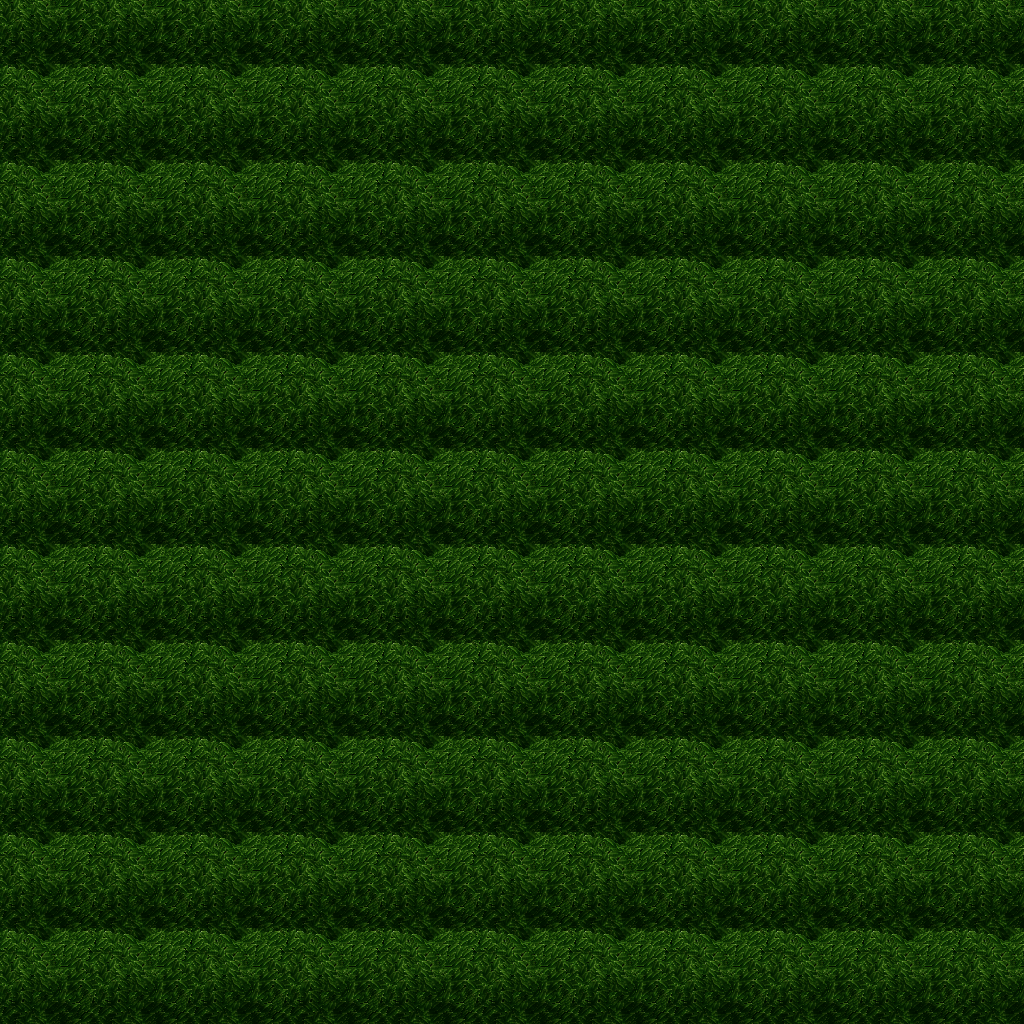

A level layout from a 2D game, rendered from its tile map. Below: a short description, then the map file with tile-grid data replaced by summaries:
An orthogonal 32x32 tile map with 32x32 px tiles, 5 tile layers (Ground, Objects, Objects2, Above, ...), 1 hidden layer not drawn, 24 tilesets.

<map version="1.10" tiledversion="1.11.0" orientation="orthogonal" renderorder="right-down" width="32" height="32" tilewidth="32" tileheight="32" infinite="0" nextlayerid="11" nextobjectid="1">
 <tileset firstgid="1" name="logic_collision" tilewidth="32" tileheight="32" tilecount="1" columns="1">
  <image source="../drawable/logic_collision.png" width="32" height="32" />
 </tileset>
 <tileset firstgid="2" name="ground_ground" tilewidth="32" tileheight="32" tilecount="33" columns="3">
  <image source="../drawable/ground_ground.png" width="96" height="352" />
 </tileset>
 <tileset firstgid="35" name="plant_tree_tree_darkgreen" tilewidth="32" tileheight="32" tilecount="88" columns="8">
  <image source="../drawable/plant_tree_tree_darkgreen.png" width="256" height="352" />
 </tileset>
 <tileset firstgid="123" name="logic_item_resources" tilewidth="32" tileheight="32" tilecount="6" columns="6">
  <image source="../drawable/logic_item_resources.png" width="192" height="32" />
 </tileset>
 <tileset firstgid="129" name="logic_creature_animal" tilewidth="32" tileheight="32" tilecount="32" columns="8">
  <image source="../drawable/logic_creature_animal.png" width="256" height="128" />
 </tileset>
 <tileset firstgid="161" name="plant_flower_daisy_blue" tilewidth="32" tileheight="32" tilecount="8" columns="2">
  <image source="../drawable/plant_flower_daisy_blue.png" width="64" height="128" />
 </tileset>
 <tileset firstgid="169" name="plant_flower_daisy_red" tilewidth="32" tileheight="32" tilecount="8" columns="2">
  <image source="../drawable/plant_flower_daisy_red.png" width="64" height="128" />
 </tileset>
 <tileset firstgid="177" name="plant_flower_daisy_white" tilewidth="32" tileheight="32" tilecount="8" columns="2">
  <image source="../drawable/plant_flower_daisy_white.png" width="64" height="128" />
 </tileset>
 <tileset firstgid="185" name="plant_flower_daisy_yellow" tilewidth="32" tileheight="32" tilecount="8" columns="2">
  <image source="../drawable/plant_flower_daisy_yellow.png" width="64" height="128" />
 </tileset>
 <tileset firstgid="193" name="building_thatched_roof_cottage2" tilewidth="32" tileheight="32" tilecount="20" columns="4">
  <image source="../drawable/building_thatched_roof_cottage2.png" width="128" height="160" />
 </tileset>
 <tileset firstgid="213" name="building_thatched_roof_cottage1" tilewidth="32" tileheight="32" tilecount="20" columns="4">
  <image source="../drawable/building_thatched_roof_cottage1.png" width="128" height="160" />
 </tileset>
 <tileset firstgid="233" name="logic_creature_elemental" tilewidth="32" tileheight="32" tilecount="16" columns="8">
  <image source="../drawable/logic_creature_elemental.png" width="256" height="64" />
 </tileset>
 <tileset firstgid="249" name="item_campfires" tilewidth="32" tileheight="32" tilecount="2" columns="2">
  <image source="../drawable/item_campfires.png" width="64" height="32" />
 </tileset>
 <tileset firstgid="251" name="furniture_light_flames" tilewidth="32" tileheight="32" tilecount="6" columns="6">
  <image source="../drawable/furniture_light_flames.png" width="192" height="32" />
 </tileset>
 <tileset firstgid="257" name="item_firewood" tilewidth="32" tileheight="32" tilecount="12" columns="3">
  <image source="../drawable/item_firewood.png" width="96" height="128" />
 </tileset>
 <tileset firstgid="269" name="plant_flower_bulbs" tilewidth="32" tileheight="32" tilecount="4" columns="1">
  <image source="../drawable/plant_flower_bulbs.png" width="32" height="128" />
 </tileset>
 <tileset firstgid="273" name="ground_grass_corners" tilewidth="32" tileheight="32" tilecount="24" columns="6">
  <image source="../drawable/ground_grass_corners.png" width="192" height="128" />
 </tileset>
 <tileset firstgid="297" name="ground_grass_edges" tilewidth="32" tileheight="32" tilecount="36" columns="12">
  <image source="../drawable/ground_grass_edges.png" width="384" height="96" />
 </tileset>
 <tileset firstgid="333" name="light_dim_yellow_light_5x5" tilewidth="32" tileheight="32" tilecount="25" columns="5">
  <image source="../drawable/light_dim_yellow_light_5x5.png" width="160" height="160" />
 </tileset>
 <tileset firstgid="358" name="plant_tree_fall_trees" tilewidth="32" tileheight="32" tilecount="40" columns="8">
  <image source="../drawable/plant_tree_fall_trees.png" width="256" height="160" />
 </tileset>
 <tileset firstgid="398" name="plant_leaves" tilewidth="32" tileheight="32" tilecount="8" columns="4">
  <image source="../drawable/plant_leaves.png" width="128" height="64" />
 </tileset>
 <tileset firstgid="406" name="ground_grass_2" tilewidth="32" tileheight="32" tilecount="21" columns="3">
  <image source="../drawable/ground_grass_2.png" width="96" height="224" />
 </tileset>
 <tileset firstgid="427" name="ground_rock_pebbles" tilewidth="32" tileheight="32" tilecount="3" columns="1">
  <image source="../drawable/ground_rock_pebbles.png" width="32" height="96" />
 </tileset>
 <tileset firstgid="430" name="logic_creature_fowl" tilewidth="32" tileheight="32" tilecount="6" columns="6">
  <image source="../drawable/logic_creature_fowl.png" width="192" height="32" />
 </tileset>
 <layer id="1" name="Ground" width="32" height="32">
  <data>[1024 cells, 1024 non-empty, 1 distinct tile ids]</data>
 </layer>
 <layer id="2" name="Objects" width="32" height="32">
  <data>[1024 cells, 0 non-empty, 0 distinct tile ids]</data>
 </layer>
 <layer id="3" name="Objects2" width="32" height="32">
  <data>[1024 cells, 0 non-empty, 0 distinct tile ids]</data>
 </layer>
 <layer id="4" name="Above" width="32" height="32">
  <data>[1024 cells, 1024 non-empty, 9 distinct tile ids]</data>
 </layer>
 <layer id="5" name="Above2" width="32" height="32">
  <data>[1024 cells, 0 non-empty, 0 distinct tile ids]</data>
 </layer>
 <layer id="6" name="Walkable" width="32" height="32" visible="0">
  <data>[1024 cells, 1024 non-empty, 1 distinct tile ids]</data>
 </layer>
 <objectgroup id="7" name="Mapevents" />
 <objectgroup id="8" name="Spawn" />
 <objectgroup id="9" name="Keys" />
 <objectgroup id="10" name="Replace" />
</map>
